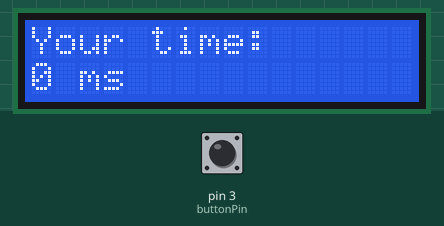
A sketch run on a simulated Arduino Uno, built with avr-gcc and run on an emulated ATmega328P. Shown: 16×2 character LCD. The test bench sets the inputs (shaded band); at power-on: pin 3 (buttonPin) LOW. Random numbers use the default seed unless the sketch sets one.

Above: at 5.0 s.
At 10.5 s:
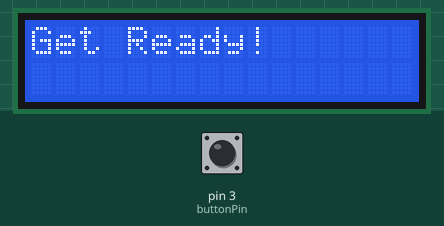
10.6 s: pin 3 (buttonPin) pulled HIGH for 3 s
At 11.7 s:
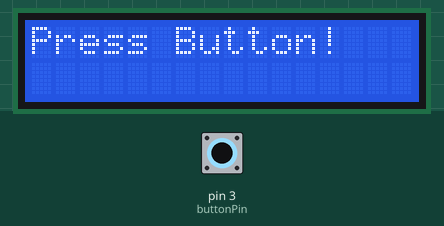
At 14.3 s:
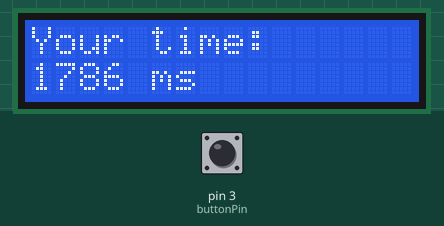
Timing chart, 0 to 15.8 s (numbered marks = the images above; inputs shaded):
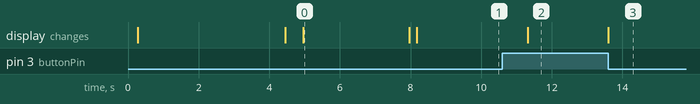

Measured:
- what the display in image 0 shows lasts 3.0 s, from 5.0 s to 8.0 s

The sketch:

20260409164705_Lab10_Marco.ino
```cpp
#include <LiquidCrystal.h>  // Include the LiquidCrystal library for the LCD

// Define the pin connected to the pushbutton
const int buttonPin = 3;

// Define the LCD pin connections: RS, Enable, Data4, Data5, Data6, Data7
const int rs = 7, en = 8, d4 = 9, d5 = 10, d6 = 11, d7 = 12;

LiquidCrystal lcd(rs, en, d4, d5, d6, d7);  // Create an LCD object
void reactionGame() {
  lcd.clear();    // Clear the LCD screen
  lcd.print("Get Ready!"); // Inform the player to get ready

  // Generate a random delay between 3 to 6 seconds (3000-6000 ms) ...
  // Use the function random(); to help achieve that. Look it up how it works.
  // !!! ENTER THE CODE HERE !!!

  int rand = random(3000,6000);
  delay(rand);


  lcd.clear();
  lcd.print("Press Button!");  // Ask the player to press the button as fast as possible
  delay(500);

  unsigned long startTime = millis();  // Record the time right button press

  // Don’t worry about how this works, only that the code below waits until ...
  // the player presses the button.
  while (digitalRead(buttonPin) == HIGH) {
    // This keeps running until the player reacts and presses the button
  }

  // Use the start time recorded above (startTime) and the current time to ...
  // calculate how long the player took to press the button.
  unsigned long reactionTime = millis()-startTime;

  // Display the reaction time on the LCD
  lcd.clear();
  lcd.print("Your time:");
  lcd.setCursor(0, 1);         // Move to the second row
  lcd.print(reactionTime);     // Show the reaction time in milliseconds
  lcd.print(" ms");

  delay(3000);  // Keep the result displayed for 3 seconds before restarting
}

void setup() {
  pinMode(buttonPin, INPUT);     // Set the button pin as ???
  lcd.begin(16, 2);             // Initialize LCD type (x columns, y rows)
  Serial.begin(9600);          // Start Serial Monitor for debugging output
  randomSeed(analogRead(0));   // Seed the random number generator
}

void loop() {
  lcd.clear();                 // Clear the LCD screen
  lcd.print("Press to Start"); // Display instruction to the player

  // Just waiting here until the player presses the button (HIGH to LOW)
  while (digitalRead(buttonPin) == HIGH) {} // DONT WORRY HOW THIS WORKS NOW

  // Small delay to remove mechanical button bounce noise
  delay(200);

  // Call the function that runs the reaction timer game
  reactionGame(); // Need to be defined!!!
}
```
